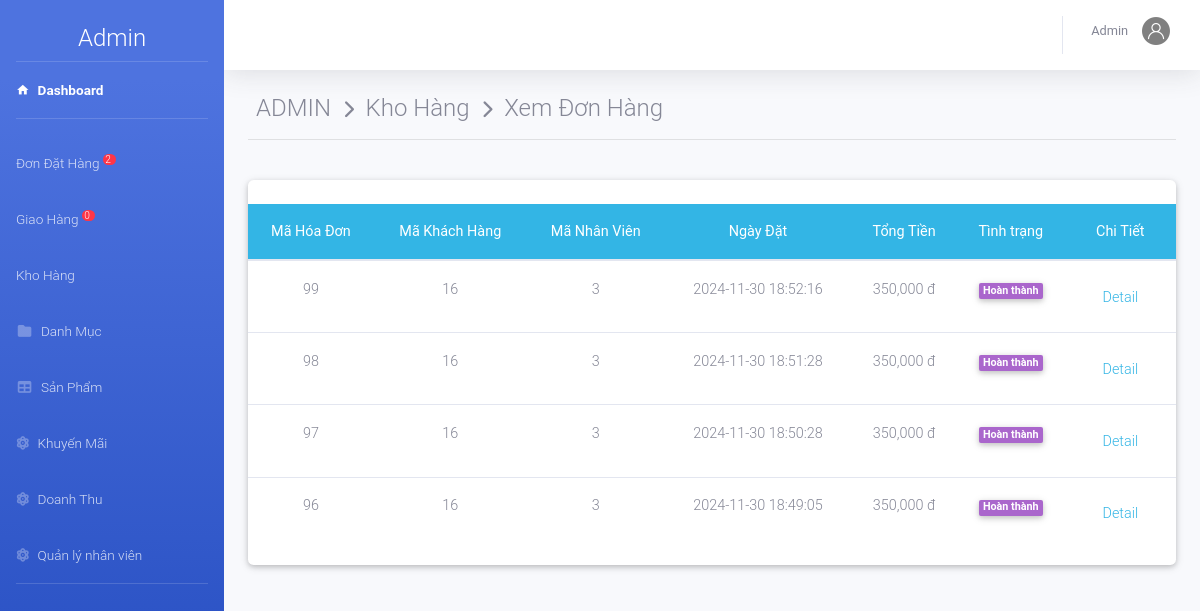
The app's page /admin/index.php?action=kho&view=xemdh (signed in) with its own data.
### tables this page shows
CREATE TABLE `hoadon` (
  `MaHD` int(11) NOT NULL,
  `MaKH` int(11) NOT NULL,
  `MaNV` int(11) DEFAULT NULL,
  `NgayDat` datetime DEFAULT current_timestamp(),
  `NgayGiao` datetime DEFAULT NULL,
  `TinhTrang` varchar(20) DEFAULT NULL,
  `TongTien` decimal(10,0) NOT NULL,
  `MaNVGH` varchar(50) DEFAULT NULL
);

### public/admin/kho/dondathang.php (the view, shortened to what this page needs)
<?php
	$sql="select * from hoadon  where (TinhTrang ='đã duyệt' or TinhTrang ='hoàn thành')  Order by NgayDat DESC ";
	$rs=mysqli_query($conn,$sql);
?>
<div class="container-fluid">
    <div class="page-header">
        <h4 class="page-title">
             ADMIN &#160;<i class="fas fa-chevron-right" style="font-size: 18px"></i>&#160; Kho Hàng &#160;<i
                class="fas fa-chevron-right" style="font-size: 18px"></i>&#160; Xem Đơn Hàng
        </h4>
    </div>
    <hr><br>
    <div class="row">
        <div class="col-md-12 grid-margin stretch-card">
            <div class="card">
                <br>
                <table class="table table-hover  text-center ">
                    <thead class="badge-info">
                        <tr>
                            <th>Mã Hóa Đơn</th>
                            <th>Mã Khách Hàng</th>
                            <th>Mã Nhân Viên</th>
                            <th>Ngày Đặt</th>
                            <th>Tổng Tiền</th>
                            <th>Tình trạng</th>
                            <th>Chi Tiết</th>
                        </tr>
                    </thead>
                    <tbody>
                        <?php
				 	while ($row=mysqli_fetch_array($rs)) { ?>
                        <tr>
                            <td><?php echo $row['MaHD']; ?></td>
                            <td><?php echo $row['MaKH']; ?></td>
                            <td><?php echo $row['MaNV']; ?></td>
                            <td><?php echo $row['NgayDat']; ?></td>
                            <td><?php echo number_format($row['TongTien']).' đ'; ?></td>
                            <td><?php if ($row['TinhTrang']==='Đã duyệt') {?>
                                <label class="badge badge-warning">
                                    <font style="vertical-align: inherit;">
                                        <font style="vertical-align: inherit;">Đã duyệt</font>
                                    </font>
                                </label>
                                <?php }elseif ($row['TinhTrang']==='hoàn thành') { ?>
                                <label class="badge badge-secondary">
                                    <font style="vertical-align: inherit;">
                                        <font style="vertical-align: inherit;">Hoàn thành</font>
                                    </font>
                                </label>
                                <?php } ?>
                            </td>
                            <td><a class="nav-link text-info"
                                    href="index.php?action=kho&view=chitietdh&mahd=<?php echo $row['MaHD']; ?>">Detail
                                </a></td>
                        </tr>
                        <?php	} ?>
                    </tbody>
                </table>
            </div>
        </div>
    </div>
</div>

### records on screen
hoadon: MaHD "99", MaKH "16", MaNV "3", NgayDat "2024-11-30 18:52:16", TongTien "350,000", TinhTrang "Hoàn thành"
hoadon: MaHD "98", MaKH "16", MaNV "3", NgayDat "2024-11-30 18:51:28", TongTien "350,000", TinhTrang "Hoàn thành"
hoadon: MaHD "97", MaKH "16", MaNV "3", NgayDat "2024-11-30 18:50:28", TongTien "350,000", TinhTrang "Hoàn thành"
hoadon: MaHD "96", MaKH "16", MaNV "3", NgayDat "2024-11-30 18:49:05", TongTien "350,000", TinhTrang "Hoàn thành"

### other values on screen
$dem "2"
$dem "0"
$nv['TenNV'] "Admin"
